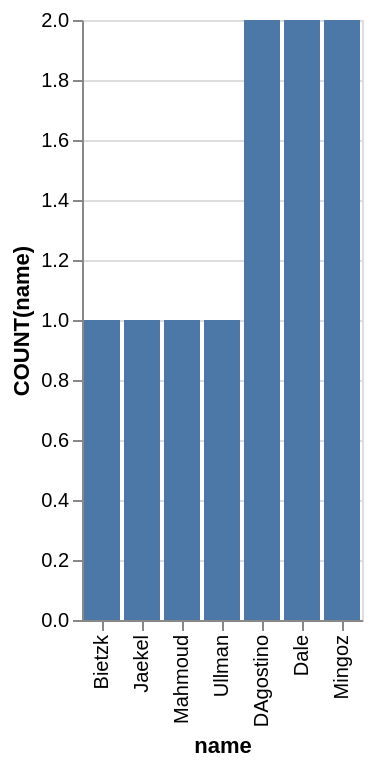

Write the Vega-Lite specification saved for this chart.
### Vega-Lite specification from a JSON file in a GitHub repository (floating-point values rounded to 4 significant figures)
{"data": {"values": [{"x_data": "Bietzk", "y_data": 1}, {"x_data": "Jaekel", "y_data": 1}, {"x_data": "Mahmoud", "y_data": 1}, {"x_data": "Ullman ", "y_data": 1}, {"x_data": "DAgostino", "y_data": 2}, {"x_data": "Dale", "y_data": 2}, {"x_data": "Mingoz", "y_data": 2}]}, "mark": "bar", "encoding": {"x": {"field": "x_data", "type": "nominal", "title": "name", "sort": {"op": "sum", "field": "y_data", "order": "ascending"}}, "y": {"field": "y_data", "type": "quantitative", "title": "COUNT(name)"}}}
